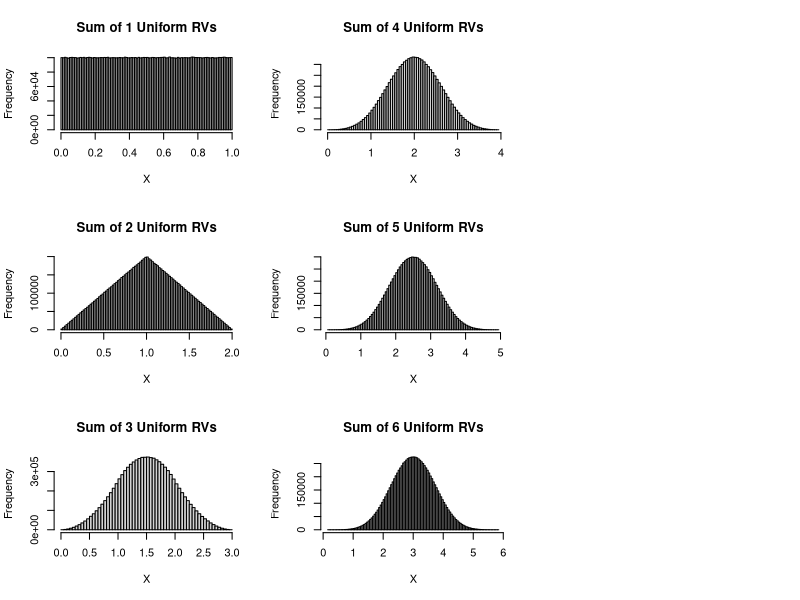

Generate this figure with R: (Note: this script raises an error after producing the figure.)
## ---- chunk 1
ppois(40, lambda=30) - ppois(20, lambda=30)
## ---- chunk 2
pnorm(1/sqrt(0.3)) - pnorm(-1/sqrt(0.3))
## ---- chunk 3
pnorm((0.9 - 0.5) / sqrt(1/240), lower.tail=FALSE)
## ---- chunk 4
layout(matrix(1:9, nrow=3))
for(i in 1:9){
    X <- matrix(runif(1e7*i), ncol=i)
    X <- rowSums(X)
    hist(X, main=paste("Sum of", i, "Uniform RVs"), breaks=100)
}
## ---- chunk 5
layout(matrix(1:9, nrow=3))
for(i in 1:9){
    X <- matrix(runif(1e7*i), ncol=i)
    X <- rowMeans(X)
    X_std <- (X - 0.5) / sqrt(1/12) * sqrt(i)
    hist(X_std, main=paste("Sum of", i, "Uniform RVs"), 
         breaks=100, freq=FALSE)
    xx <- seq(-5, 5, length.out=200)
    lines(xx, dnorm(xx), col="red4")
}
## ---- chunk 6
Z <- rnorm(1e4)
plot(ecdf(Z), main="Empirical CDFs Converge Per CLT", 
     lwd=2, col="red4", lty=2)
for(i in 1:5){
    X <- matrix(runif(1e3*i), ncol=i)
    X <- rowMeans(X)
    X_std <- (X - 0.5) / sqrt(1/12) * sqrt(i)
    
    F_Xstd <- ecdf(X_std)
    zz <- seq(min(Z), max(Z), length.out=101)
    
    lines(zz, F_Xstd(zz), col=i)
}
legend("topleft", 
       col=1:5, lty=1, lwd=1, 
       legend=paste("Scaled Average of", 1:5, "Uniform RVs"), 
       cex=0.6)
